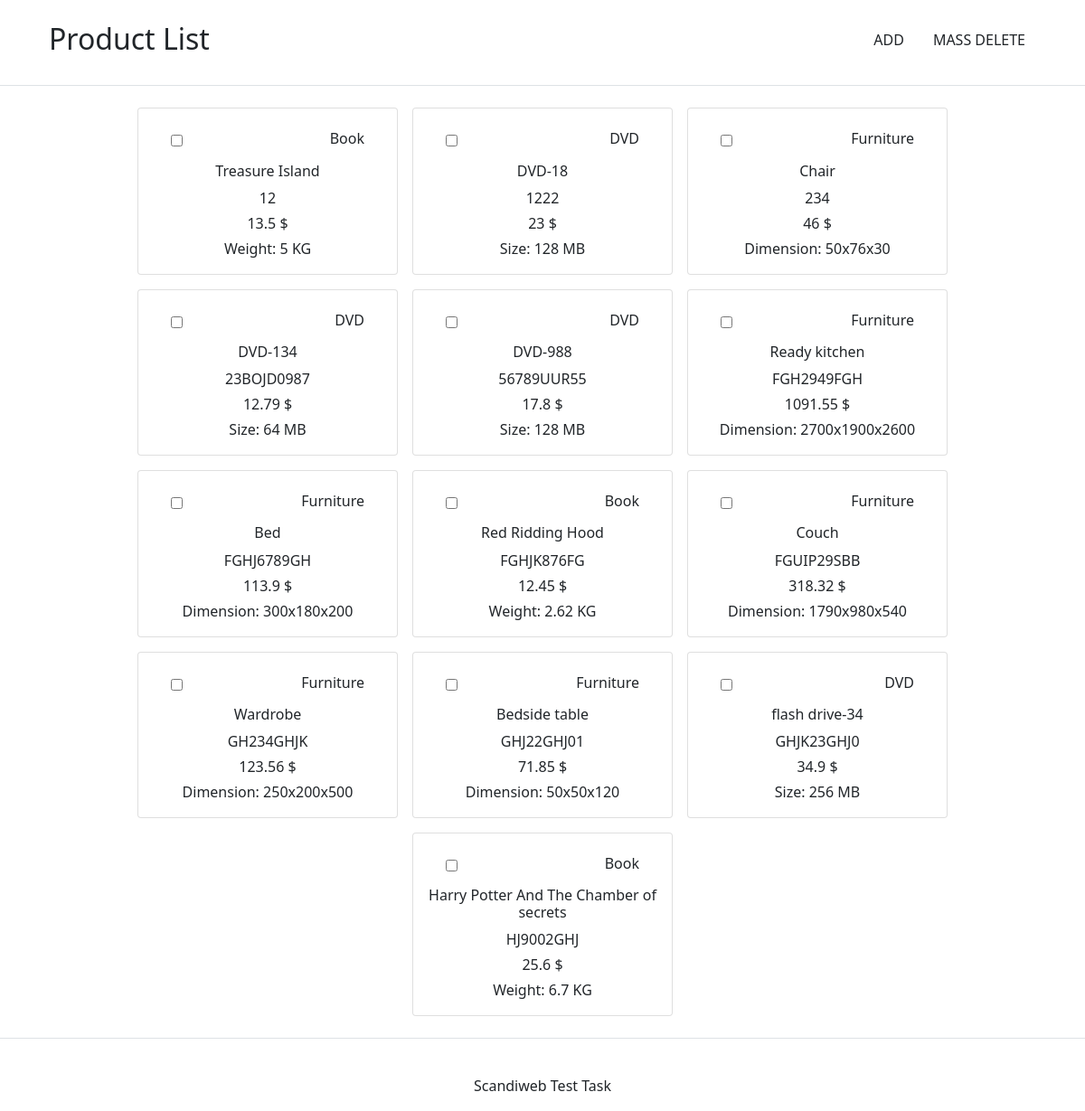
The page / on the database its author committed.
### tables this page shows
CREATE TABLE `products` (
  `id` int NOT NULL AUTO_INCREMENT,
  `sku` varchar(20) NOT NULL,
  `name` varchar(255) NOT NULL,
  `price` float NOT NULL,
  `type` varchar(20) NOT NULL,
  `weight` float DEFAULT NULL,
  `size` float DEFAULT NULL,
  `length` float DEFAULT NULL,
  `width` float DEFAULT NULL,
  `height` float DEFAULT NULL,
  PRIMARY KEY (`id`)
);

### config.php (called while the page is built)
<?php
if (file_exists('C://password'))
    $password = file_get_contents('C://password');
else
    $password = '';

### classes/productsModel.php (called while the page is built, shortened)
<?php
require_once('classes/product.php');
require_once('classes/book.php');
require_once('classes/dvd.php');
require_once('classes/furniture.php');
class ProductsModel
{
    private $dbConnection;
    public function __construct()
    {
        require_once('config.php');
        $this->dbConnection = new mysqli('localhost', 'root', $password, 'shop');
    }
    public function getProducts($orderBy = 'sku')
    {
        $products = [];
        $result = $this->dbConnection->query("SELECT * FROM products ORDER BY $orderBy");
        while ($row = $result->fetch_assoc()) {
            $product = new $class($row);
            $products[] = $product;
        }
        return $products;
    }
}

### classes/template.php (called while the page is built, shortened)
<?php
class Template
{
    public static function render($template, $data = [])
    {
        $templatePath = 'templates/' . $template . '.php';
        extract($data);
        require($templatePath);
        return ob_get_clean();
    }
}

### classes/book.php (called while the page is built, shortened)
<?php
require_once('classes/product.php');
class Book extends Product
{
    public $weight;
    public function getWeight()
    {
        return $this->weight;
    }
    public function setWeight($weight)
    {
        $this->weight = $weight;
    }
}

### classes/product.php (called while the page is built, shortened)
<?php
class Product
{
    private $sku;
    private $name;
    private $price;
    public function getSKU()
    {
        return $this->sku;
    }
    protected function setSKU($sku)
    {
        $this->sku = $sku;
    }
    public function getName()
    {
        return $this->name;
    }
    protected function setName($name)
    {
        $this->name = $name;
    }
    public function getPrice()
    {
        return $this->price;
    }
    protected function setPrice($price)
    {
        $this->price = $price;
    }
}

### classes/dvd.php (called while the page is built, shortened)
<?php
require_once('classes/product.php');
class DVD extends Product
{
    public $size;
    public function getSize()
    {
        return $this->size;
    }
    public function setSize($size)
    {
        $this->size = $size;
    }
}

### classes/furniture.php (called while the page is built, shortened)
<?php
require_once('classes/product.php');
class Furniture extends Product
{
    public $length;
    public $width;
    public $height;
    public function getHeight()
    {
        return $this->height;
    }
    public function setHeight($height)
    {
        $this->height = $height;
    }
    public function getWidth()
    {
        return $this->width;
    }
    public function setWidth($width)
    {
        $this->width = $width;
    }
    public function getLength()
    {
        return $this->length;
    }
    public function setLength($length)
    {
        $this->length = $length;
    }
}

### templates/card/body.php (the view)
<div class='card m-2' style='width: 18rem;'>
    <div class='card-body'>
        <div class="container">
            <div class="d-flex bd-highlight">
                <div class="me-auto p-2 bd-highlight">
                    <input type='checkbox' class='delete-checkbox' data-sku="<?php echo $product->getSKU(); ?>">
                </div>
                <div class="p-2 bd-highlight">
                    <h6><?php echo get_class($product); ?></h6>
                </div>
            </div>
        </div>
        <h6 class='card-title text-center'><?php echo $product->getName(); ?></h6>
        <p class='card-text text-center mb-1'><?php echo $product->getSKU(); ?></p>
        <p class='card-text text-center mb-1'><?php echo $product->getPrice(); ?> $</p>
        <?php echo $attrs; ?>
    </div>
</div>

### header.php (shortened to what this page needs)
<!DOCTYPE html>
<html lang="en">
<head>
    <link href="https://cdn.jsdelivr.net/npm/bootstrap@5.1.3/dist/css/bootstrap.min.css" rel="stylesheet"
>
</head>
<body>
    <header class="p-3 mb-3 border-bottom">
        <div class="container">
            <div class="d-flex bd-highlight">
                <div class="me-auto p-2 bd-highlight">
                    <h2 class="px-1"><?php echo $title; ?></h2>
                </div>
                <div class="p-2 bd-highlight">
                    <ul class="nav col-12 col-lg-auto me-lg-auto mb-2 justify-content-center mb-md-0">
                        <?php
                        foreach ($buttons as $type => $button) {
                            $html = '<li><' . $button['tag'];
                            foreach ($button as $key => $value) {
                                if ($key == 'text') {
                                    continue;
                                }
                                $html .= " $key=\"$value\"";
                            }
                            $html .= '>' . $button['text'] . '</' . $button['tag'] . '></li>';
                            echo $html;
                        }
                        ?>
                    </ul>
                </div>
            </div>
        </div>
    </header>

### index.php (shortened to what this page needs)
<?php
require_once('classes/productsModel.php');
$title = 'Product List';
$buttons = [
    [
        'tag' => 'a',
        'text' => 'ADD',
        'class' => 'nav-link link-dark',
        'href' => 'addproduct.php',
    ],
    [
        'tag' => 'a',
        'text' => 'MASS DELETE',
        'class' => 'nav-link link-dark',
        'id' => 'delete-product-btn',
    ]
];
$model = new ProductsModel();
$products = $model->getProducts();
?>
<?php require_once('header.php'); ?>
<div class="d-flex flex-wrap justify-content-center">
    <?php
    require_once('classes/template.php');
    foreach ($products as $product) {
        $type = strtolower(get_class($product));
        echo Template::render("card/${type}", ['product' => $product]);
    }
    ?>
</div>
<?php require_once('footer.php'); ?>

### templates/card/book.php
<?php
$attrs = "
<p class='card-text text-center'>Weight: {$product->getWeight()} KG</p>
";
include('body.php');

### templates/card/dvd.php
<?php
$attrs = "
<p class='card-text text-center'>Size: {$product->getSize()} MB</p>
";
include('body.php');

### templates/card/furniture.php
<?php
$attrs = "
<p class='card-text text-center'>Dimension: {$product->getLength()}x{$product->getWidth()}x{$product->getHeight()}</p>
";
include('body.php');

### footer.php
<footer class='page-footer font-small blue pt-4 border-top mt-3'>
    <div class='footer-copyright text-center py-3'>Scandiweb Test Task
       </div>
</footer>
</body>
</html>

### rows shown on the page
products: product "Book", name "Treasure Island", sku "12", price "13.5", weight "5"
products: product "DVD", name "DVD-18", sku "1222", price "23", size "128"
products: product "Furniture", name "Chair", sku "234", price "46", length "50", width "76", height "30"
products: product "DVD", name "DVD-134", sku "23BOJD0987", price "12.79", size "64"
products: product "DVD", name "DVD-988", sku "56789UUR55", price "17.8", size "128"
products: product "Furniture", name "Ready kitchen", sku "FGH2949FGH", price "1091.55", length "2700", width "1900", height "2600"
products: product "Furniture", name "Bed", sku "FGHJ6789GH", price "113.9", length "300", width "180", height "200"
products: product "Book", name "Red Ridding Hood", sku "FGHJK876FG", price "12.45", weight "2.62"
products: product "Furniture", name "Сouch", sku "FGUIP29SBB", price "318.32", length "1790", width "980", height "540"
products: product "Furniture", name "Wardrobe", sku "GH234GHJK", price "123.56", length "250", width "200", height "500"
products: product "Furniture", name "Bedside table", sku "GHJ22GHJ01", price "71.85", length "50", width "50", height "120"
products: product "DVD", name "flash drive-34", sku "GHJK23GHJ0", price "34.9", size "256"
products: product "Book", name "Harry Potter And The Chamber of secrets", sku "HJ9002GHJ", price "25.6", weight "6.7"

### other values the page prints
$title "Product List"
$button['text'] "ADD"
$button['text'] "MASS DELETE"
